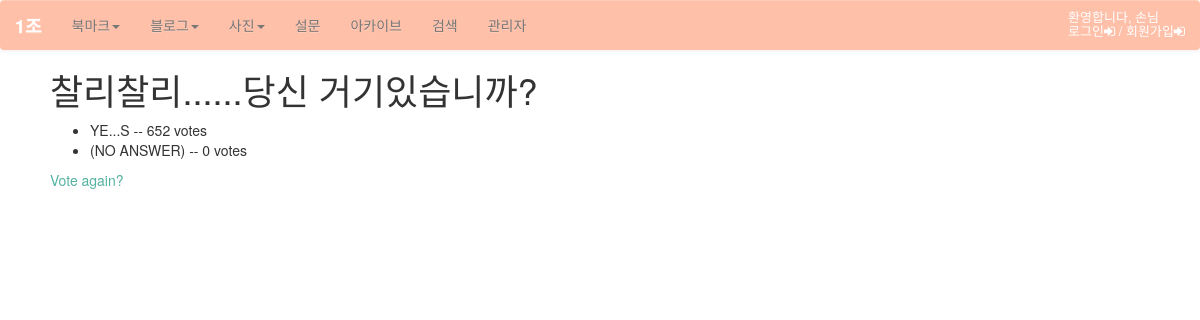
Page /polls/1/results/ on the committed database.
### polls/models.py (models this page shows, shortened)
class Question(models.Model):
    question_text = models.CharField(max_length=200)
    pub_date = models.DateTimeField('date published')
    def was_published_recently(self):
        now = timezone.now()
        return now - datetime.timedelta(days=1) <= self.pub_date <= now
    was_published_recently.admin_order_field = 'pub_date'
    was_published_recently.boolean = True
    was_published_recently.short_description = 'Published recently?'

class Choice(models.Model):
    question = models.ForeignKey(Question, on_delete=models.CASCADE)
    choice_text = models.CharField(max_length=200)
    votes = models.IntegerField(default=0)

### polls/views.py (the view)
# urls.py: url(r'^(?P<pk>[0-9]+)/results/$', views.ResultsView.as_view(), name='results'),
class ResultsView(generic.DetailView):
    model = Question
    template_name = 'polls/results.html'

### polls/templates/polls/results.html (shortened to what this page needs)
{% extends "base.html" %}
{% load staticfiles %}
{% block content %}
<div id="content">
<h1>{{ question.question_text }}</h1>
<ul>
{% for choice in question.choice_set.all %}
    <li>{{ choice.choice_text }} -- {{ choice.votes }} vote{{ choice.votes|pluralize }}</li>
{% endfor %}
</ul>
<a href="{% url 'polls:detail' question.id %}">Vote again?</a>
</div>
{% endblock %}

### static/css/base.css (style rules this page uses)
body { background: white; }
a, a:focus { color: #53B2A0; }
#content { margin-left: 50px; }

### rows in the picture
Question: question_text "찰리찰리......당신 거기있습니까?"
Choice: choice_text "YE...S", votes "652"
Choice: choice_text "(NO ANSWER)", votes "0"
